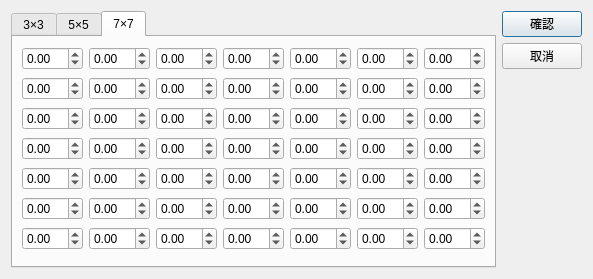
<?xml version="1.0" encoding="UTF-8"?>
<ui version="4.0">
 <class>Dialog</class>
 <widget class="QDialog" name="Dialog">
  <property name="geometry">
   <rect>
    <x>0</x>
    <y>0</y>
    <width>583</width>
    <height>279</height>
   </rect>
  </property>
  <property name="windowTitle">
   <string>Dialog</string>
  </property>
  <layout class="QHBoxLayout" name="horizontalLayout">
   <item>
    <widget class="QTabWidget" name="tabWidget">
     <property name="currentIndex">
      <number>2</number>
     </property>
     <widget class="QWidget" name="threeSize">
      <attribute name="title">
       <string>3×3</string>
      </attribute>
      <layout class="QHBoxLayout" name="horizontalLayout_5">
       <item>
        <widget class="QWidget" name="widget" native="true">
         <layout class="QHBoxLayout" name="horizontalLayout_2">
          <item>
           <layout class="QVBoxLayout" name="verticalLayout">
            <item>
             <widget class="QDoubleSpinBox" name="spin3_1">
              <property name="minimum">
               <double>-10.000000000000000</double>
              </property>
              <property name="maximum">
               <double>10.000000000000000</double>
              </property>
              <property name="singleStep">
               <double>0.050000000000000</double>
              </property>
             </widget>
            </item>
            <item>
             <widget class="QDoubleSpinBox" name="spin3_4">
              <property name="minimum">
               <double>-10.000000000000000</double>
              </property>
              <property name="maximum">
               <double>10.000000000000000</double>
              </property>
              <property name="singleStep">
               <double>0.050000000000000</double>
              </property>
             </widget>
            </item>
            <item>
             <widget class="QDoubleSpinBox" name="spin3_7">
              <property name="minimum">
               <double>-10.000000000000000</double>
              </property>
              <property name="maximum">
               <double>10.000000000000000</double>
              </property>
              <property name="singleStep">
               <double>0.050000000000000</double>
              </property>
             </widget>
            </item>
           </layout>
          </item>
          <item>
           <layout class="QVBoxLayout" name="verticalLayout_2">
            <item>
             <widget class="QDoubleSpinBox" name="spin3_2">
              <property name="minimum">
               <double>-10.000000000000000</double>
              </property>
              <property name="maximum">
               <double>10.000000000000000</double>
              </property>
              <property name="singleStep">
               <double>0.050000000000000</double>
              </property>
             </widget>
            </item>
            <item>
             <widget class="QDoubleSpinBox" name="spin3_5">
              <property name="minimum">
               <double>-10.000000000000000</double>
              </property>
              <property name="maximum">
               <double>10.000000000000000</double>
              </property>
              <property name="singleStep">
               <double>0.050000000000000</double>
              </property>
             </widget>
            </item>
            <item>
             <widget class="QDoubleSpinBox" name="spin3_8">
              <property name="minimum">
               <double>-10.000000000000000</double>
              </property>
              <property name="maximum">
               <double>10.000000000000000</double>
              </property>
              <property name="singleStep">
               <double>0.050000000000000</double>
              </property>
             </widget>
            </item>
           </layout>
          </item>
          <item>
           <layout class="QVBoxLayout" name="verticalLayout_3">
            <item>
             <widget class="QDoubleSpinBox" name="spin3_3">
              <property name="minimum">
               <double>-10.000000000000000</double>
              </property>
              <property name="maximum">
               <double>10.000000000000000</double>
              </property>
              <property name="singleStep">
               <double>0.050000000000000</double>
              </property>
             </widget>
            </item>
            <item>
             <widget class="QDoubleSpinBox" name="spin3_6">
              <property name="minimum">
               <double>-10.000000000000000</double>
              </property>
              <property name="maximum">
               <double>10.000000000000000</double>
              </property>
              <property name="singleStep">
               <double>0.050000000000000</double>
              </property>
             </widget>
            </item>
            <item>
             <widget class="QDoubleSpinBox" name="spin3_9">
              <property name="minimum">
               <double>-10.000000000000000</double>
              </property>
              <property name="maximum">
               <double>10.000000000000000</double>
              </property>
              <property name="singleStep">
               <double>0.050000000000000</double>
              </property>
             </widget>
            </item>
           </layout>
          </item>
         </layout>
        </widget>
       </item>
      </layout>
     </widget>
     <widget class="QWidget" name="fiveSize">
      <attribute name="title">
       <string>5×5</string>
      </attribute>
      <layout class="QHBoxLayout" name="horizontalLayout_6">
       <item>
        <layout class="QHBoxLayout" name="horizontalLayout_3">
         <item>
          <layout class="QVBoxLayout" name="verticalLayout_5">
           <item>
            <widget class="QDoubleSpinBox" name="spin5_1">
             <property name="minimum">
              <double>-10.000000000000000</double>
             </property>
             <property name="maximum">
              <double>10.000000000000000</double>
             </property>
             <property name="singleStep">
              <double>0.050000000000000</double>
             </property>
            </widget>
           </item>
           <item>
            <widget class="QDoubleSpinBox" name="spin5_6">
             <property name="minimum">
              <double>-10.000000000000000</double>
             </property>
             <property name="maximum">
              <double>10.000000000000000</double>
             </property>
             <property name="singleStep">
              <double>0.050000000000000</double>
             </property>
            </widget>
           </item>
           <item>
            <widget class="QDoubleSpinBox" name="spin5_11">
             <property name="minimum">
              <double>-10.000000000000000</double>
             </property>
             <property name="maximum">
              <double>10.000000000000000</double>
             </property>
             <property name="singleStep">
              <double>0.050000000000000</double>
             </property>
            </widget>
           </item>
           <item>
            <widget class="QDoubleSpinBox" name="spin5_16">
             <property name="minimum">
              <double>-10.000000000000000</double>
             </property>
             <property name="maximum">
              <double>10.000000000000000</double>
             </property>
             <property name="singleStep">
              <double>0.050000000000000</double>
             </property>
            </widget>
           </item>
           <item>
            <widget class="QDoubleSpinBox" name="spin5_21">
             <property name="minimum">
              <double>-10.000000000000000</double>
             </property>
             <property name="maximum">
              <double>10.000000000000000</double>
             </property>
             <property name="singleStep">
              <double>0.050000000000000</double>
             </property>
            </widget>
           </item>
          </layout>
         </item>
         <item>
          <layout class="QVBoxLayout" name="verticalLayout_6">
           <item>
            <widget class="QDoubleSpinBox" name="spin5_2">
             <property name="minimum">
              <double>-10.000000000000000</double>
             </property>
             <property name="maximum">
              <double>10.000000000000000</double>
             </property>
             <property name="singleStep">
              <double>0.050000000000000</double>
             </property>
            </widget>
           </item>
           <item>
            <widget class="QDoubleSpinBox" name="spin5_7">
             <property name="minimum">
              <double>-10.000000000000000</double>
             </property>
             <property name="maximum">
              <double>10.000000000000000</double>
             </property>
             <property name="singleStep">
              <double>0.050000000000000</double>
             </property>
            </widget>
           </item>
           <item>
            <widget class="QDoubleSpinBox" name="spin5_12">
             <property name="minimum">
              <double>-10.000000000000000</double>
             </property>
             <property name="maximum">
              <double>10.000000000000000</double>
             </property>
             <property name="singleStep">
              <double>0.050000000000000</double>
             </property>
            </widget>
           </item>
           <item>
            <widget class="QDoubleSpinBox" name="spin5_17">
             <property name="minimum">
              <double>-10.000000000000000</double>
             </property>
             <property name="maximum">
              <double>10.000000000000000</double>
             </property>
             <property name="singleStep">
              <double>0.050000000000000</double>
             </property>
            </widget>
           </item>
           <item>
            <widget class="QDoubleSpinBox" name="spin5_22">
             <property name="minimum">
              <double>-10.000000000000000</double>
             </property>
             <property name="maximum">
              <double>10.000000000000000</double>
             </property>
             <property name="singleStep">
              <double>0.050000000000000</double>
             </property>
            </widget>
           </item>
          </layout>
         </item>
         <item>
          <layout class="QVBoxLayout" name="verticalLayout_7">
           <item>
            <widget class="QDoubleSpinBox" name="spin5_3">
             <property name="minimum">
              <double>-10.000000000000000</double>
             </property>
             <property name="maximum">
              <double>10.000000000000000</double>
             </property>
             <property name="singleStep">
              <double>0.050000000000000</double>
             </property>
            </widget>
           </item>
           <item>
            <widget class="QDoubleSpinBox" name="spin5_8">
             <property name="minimum">
              <double>-10.000000000000000</double>
             </property>
             <property name="maximum">
              <double>10.000000000000000</double>
             </property>
             <property name="singleStep">
              <double>0.050000000000000</double>
             </property>
            </widget>
           </item>
           <item>
            <widget class="QDoubleSpinBox" name="spin5_13">
             <property name="minimum">
              <double>-10.000000000000000</double>
             </property>
             <property name="maximum">
              <double>10.000000000000000</double>
             </property>
             <property name="singleStep">
              <double>0.050000000000000</double>
             </property>
            </widget>
           </item>
           <item>
            <widget class="QDoubleSpinBox" name="spin5_18">
             <property name="minimum">
              <double>-10.000000000000000</double>
             </property>
             <property name="maximum">
              <double>10.000000000000000</double>
             </property>
             <property name="singleStep">
              <double>0.050000000000000</double>
             </property>
            </widget>
           </item>
           <item>
            <widget class="QDoubleSpinBox" name="spin5_23">
             <property name="minimum">
              <double>-10.000000000000000</double>
             </property>
             <property name="maximum">
              <double>10.000000000000000</double>
             </property>
             <property name="singleStep">
              <double>0.050000000000000</double>
             </property>
            </widget>
           </item>
          </layout>
         </item>
         <item>
          <layout class="QVBoxLayout" name="verticalLayout_8">
           <item>
            <widget class="QDoubleSpinBox" name="spin5_4">
             <property name="minimum">
              <double>-10.000000000000000</double>
             </property>
             <property name="maximum">
              <double>10.000000000000000</double>
             </property>
             <property name="singleStep">
              <double>0.050000000000000</double>
             </property>
            </widget>
           </item>
           <item>
            <widget class="QDoubleSpinBox" name="spin5_9">
             <property name="minimum">
              <double>-10.000000000000000</double>
             </property>
             <property name="maximum">
              <double>10.000000000000000</double>
             </property>
             <property name="singleStep">
              <double>0.050000000000000</double>
             </property>
            </widget>
           </item>
           <item>
            <widget class="QDoubleSpinBox" name="spin5_14">
             <property name="minimum">
              <double>-10.000000000000000</double>
             </property>
             <property name="maximum">
              <double>10.000000000000000</double>
             </property>
             <property name="singleStep">
              <double>0.050000000000000</double>
             </property>
            </widget>
           </item>
           <item>
            <widget class="QDoubleSpinBox" name="spin5_19">
             <property name="minimum">
              <double>-10.000000000000000</double>
             </property>
             <property name="maximum">
              <double>10.000000000000000</double>
             </property>
             <property name="singleStep">
              <double>0.050000000000000</double>
             </property>
            </widget>
           </item>
           <item>
            <widget class="QDoubleSpinBox" name="spin5_24">
             <property name="minimum">
              <double>-10.000000000000000</double>
             </property>
             <property name="maximum">
              <double>10.000000000000000</double>
             </property>
             <property name="singleStep">
              <double>0.050000000000000</double>
             </property>
            </widget>
           </item>
          </layout>
         </item>
         <item>
          <layout class="QVBoxLayout" name="verticalLayout_9">
           <item>
            <widget class="QDoubleSpinBox" name="spin5_5">
             <property name="minimum">
              <double>-10.000000000000000</double>
             </property>
             <property name="maximum">
              <double>10.000000000000000</double>
             </property>
             <property name="singleStep">
              <double>0.050000000000000</double>
             </property>
            </widget>
           </item>
           <item>
            <widget class="QDoubleSpinBox" name="spin5_10">
             <property name="minimum">
              <double>-10.000000000000000</double>
             </property>
             <property name="maximum">
              <double>10.000000000000000</double>
             </property>
             <property name="singleStep">
              <double>0.050000000000000</double>
             </property>
            </widget>
           </item>
           <item>
            <widget class="QDoubleSpinBox" name="spin5_15">
             <property name="minimum">
              <double>-10.000000000000000</double>
             </property>
             <property name="maximum">
              <double>10.000000000000000</double>
             </property>
             <property name="singleStep">
              <double>0.050000000000000</double>
             </property>
            </widget>
           </item>
           <item>
            <widget class="QDoubleSpinBox" name="spin5_20">
             <property name="minimum">
              <double>-10.000000000000000</double>
             </property>
             <property name="maximum">
              <double>10.000000000000000</double>
             </property>
             <property name="singleStep">
              <double>0.050000000000000</double>
             </property>
            </widget>
           </item>
           <item>
            <widget class="QDoubleSpinBox" name="spin5_25">
             <property name="minimum">
              <double>-10.000000000000000</double>
             </property>
             <property name="maximum">
              <double>10.000000000000000</double>
             </property>
             <property name="singleStep">
              <double>0.050000000000000</double>
             </property>
            </widget>
           </item>
          </layout>
         </item>
        </layout>
       </item>
      </layout>
     </widget>
     <widget class="QWidget" name="sevenSize">
      <attribute name="title">
       <string>7×7</string>
      </attribute>
      <layout class="QHBoxLayout" name="horizontalLayout_7">
       <item>
        <layout class="QHBoxLayout" name="horizontalLayout_4">
         <item>
          <layout class="QVBoxLayout" name="verticalLayout_10">
           <item>
            <widget class="QDoubleSpinBox" name="spin7_1">
             <property name="minimum">
              <double>-10.000000000000000</double>
             </property>
             <property name="maximum">
              <double>10.000000000000000</double>
             </property>
             <property name="singleStep">
              <double>0.050000000000000</double>
             </property>
            </widget>
           </item>
           <item>
            <widget class="QDoubleSpinBox" name="spin7_8">
             <property name="minimum">
              <double>-10.000000000000000</double>
             </property>
             <property name="maximum">
              <double>10.000000000000000</double>
             </property>
             <property name="singleStep">
              <double>0.050000000000000</double>
             </property>
            </widget>
           </item>
           <item>
            <widget class="QDoubleSpinBox" name="spin7_15">
             <property name="minimum">
              <double>-10.000000000000000</double>
             </property>
             <property name="maximum">
              <double>10.000000000000000</double>
             </property>
             <property name="singleStep">
              <double>0.050000000000000</double>
             </property>
            </widget>
           </item>
           <item>
            <widget class="QDoubleSpinBox" name="spin7_22">
             <property name="minimum">
              <double>-10.000000000000000</double>
             </property>
             <property name="maximum">
              <double>10.000000000000000</double>
             </property>
             <property name="singleStep">
              <double>0.050000000000000</double>
             </property>
            </widget>
           </item>
           <item>
            <widget class="QDoubleSpinBox" name="spin7_29">
             <property name="minimum">
              <double>-10.000000000000000</double>
             </property>
             <property name="maximum">
              <double>10.000000000000000</double>
             </property>
             <property name="singleStep">
              <double>0.050000000000000</double>
             </property>
            </widget>
           </item>
           <item>
            <widget class="QDoubleSpinBox" name="spin7_36">
             <property name="minimum">
              <double>-10.000000000000000</double>
             </property>
             <property name="maximum">
              <double>10.000000000000000</double>
             </property>
             <property name="singleStep">
              <double>0.050000000000000</double>
             </property>
            </widget>
           </item>
           <item>
            <widget class="QDoubleSpinBox" name="spin7_43">
             <property name="minimum">
              <double>-10.000000000000000</double>
             </property>
             <property name="maximum">
              <double>10.000000000000000</double>
             </property>
             <property name="singleStep">
              <double>0.050000000000000</double>
             </property>
            </widget>
           </item>
          </layout>
         </item>
         <item>
          <layout class="QVBoxLayout" name="verticalLayout_11">
           <item>
            <widget class="QDoubleSpinBox" name="spin7_2">
             <property name="minimum">
              <double>-10.000000000000000</double>
             </property>
             <property name="maximum">
              <double>10.000000000000000</double>
             </property>
             <property name="singleStep">
              <double>0.050000000000000</double>
             </property>
            </widget>
           </item>
           <item>
            <widget class="QDoubleSpinBox" name="spin7_9">
             <property name="minimum">
              <double>-10.000000000000000</double>
             </property>
             <property name="maximum">
              <double>10.000000000000000</double>
             </property>
             <property name="singleStep">
              <double>0.050000000000000</double>
             </property>
            </widget>
           </item>
           <item>
            <widget class="QDoubleSpinBox" name="spin7_16">
             <property name="minimum">
              <double>-10.000000000000000</double>
             </property>
             <property name="maximum">
              <double>10.000000000000000</double>
             </property>
             <property name="singleStep">
              <double>0.050000000000000</double>
             </property>
            </widget>
           </item>
           <item>
            <widget class="QDoubleSpinBox" name="spin7_23">
             <property name="minimum">
              <double>-10.000000000000000</double>
             </property>
             <property name="maximum">
              <double>10.000000000000000</double>
             </property>
             <property name="singleStep">
              <double>0.050000000000000</double>
             </property>
            </widget>
           </item>
           <item>
            <widget class="QDoubleSpinBox" name="spin7_30">
             <property name="minimum">
              <double>-10.000000000000000</double>
             </property>
             <property name="maximum">
              <double>10.000000000000000</double>
             </property>
             <property name="singleStep">
              <double>0.050000000000000</double>
             </property>
            </widget>
           </item>
           <item>
            <widget class="QDoubleSpinBox" name="spin7_37">
             <property name="minimum">
              <double>-10.000000000000000</double>
             </property>
             <property name="maximum">
              <double>10.000000000000000</double>
             </property>
             <property name="singleStep">
              <double>0.050000000000000</double>
             </property>
            </widget>
           </item>
           <item>
            <widget class="QDoubleSpinBox" name="spin7_44">
             <property name="minimum">
              <double>-10.000000000000000</double>
             </property>
             <property name="maximum">
              <double>10.000000000000000</double>
             </property>
             <property name="singleStep">
              <double>0.050000000000000</double>
             </property>
            </widget>
           </item>
          </layout>
         </item>
         <item>
          <layout class="QVBoxLayout" name="verticalLayout_12">
           <item>
            <widget class="QDoubleSpinBox" name="spin7_3">
             <property name="minimum">
              <double>-10.000000000000000</double>
             </property>
             <property name="maximum">
              <double>10.000000000000000</double>
             </property>
             <property name="singleStep">
              <double>0.050000000000000</double>
             </property>
            </widget>
           </item>
           <item>
            <widget class="QDoubleSpinBox" name="spin7_10">
             <property name="minimum">
              <double>-10.000000000000000</double>
             </property>
             <property name="maximum">
              <double>10.000000000000000</double>
             </property>
             <property name="singleStep">
              <double>0.050000000000000</double>
             </property>
            </widget>
           </item>
           <item>
            <widget class="QDoubleSpinBox" name="spin7_17">
             <property name="minimum">
              <double>-10.000000000000000</double>
             </property>
             <property name="maximum">
              <double>10.000000000000000</double>
             </property>
             <property name="singleStep">
              <double>0.050000000000000</double>
             </property>
            </widget>
           </item>
           <item>
            <widget class="QDoubleSpinBox" name="spin7_24">
             <property name="minimum">
              <double>-10.000000000000000</double>
             </property>
             <property name="maximum">
              <double>10.000000000000000</double>
             </property>
             <property name="singleStep">
              <double>0.050000000000000</double>
             </property>
            </widget>
           </item>
           <item>
            <widget class="QDoubleSpinBox" name="spin7_31">
             <property name="minimum">
              <double>-10.000000000000000</double>
             </property>
             <property name="maximum">
              <double>10.000000000000000</double>
             </property>
             <property name="singleStep">
              <double>0.050000000000000</double>
             </property>
            </widget>
           </item>
           <item>
            <widget class="QDoubleSpinBox" name="spin7_38">
             <property name="minimum">
              <double>-10.000000000000000</double>
             </property>
             <property name="maximum">
              <double>10.000000000000000</double>
             </property>
             <property name="singleStep">
              <double>0.050000000000000</double>
             </property>
            </widget>
           </item>
           <item>
            <widget class="QDoubleSpinBox" name="spin7_45">
             <property name="minimum">
              <double>-10.000000000000000</double>
             </property>
             <property name="maximum">
              <double>10.000000000000000</double>
             </property>
             <property name="singleStep">
              <double>0.050000000000000</double>
             </property>
            </widget>
           </item>
          </layout>
         </item>
         <item>
          <layout class="QVBoxLayout" name="verticalLayout_13">
           <item>
            <widget class="QDoubleSpinBox" name="spin7_4">
             <property name="minimum">
              <double>-10.000000000000000</double>
             </property>
             <property name="maximum">
              <double>10.000000000000000</double>
             </property>
             <property name="singleStep">
              <double>0.050000000000000</double>
             </property>
            </widget>
           </item>
           <item>
            <widget class="QDoubleSpinBox" name="spin7_11">
             <property name="minimum">
              <double>-10.000000000000000</double>
             </property>
             <property name="maximum">
              <double>10.000000000000000</double>
             </property>
             <property name="singleStep">
              <double>0.050000000000000</double>
             </property>
            </widget>
           </item>
           <item>
            <widget class="QDoubleSpinBox" name="spin7_18">
             <property name="minimum">
              <double>-10.000000000000000</double>
             </property>
             <property name="maximum">
              <double>10.000000000000000</double>
             </property>
             <property name="singleStep">
              <double>0.050000000000000</double>
             </property>
            </widget>
           </item>
           <item>
            <widget class="QDoubleSpinBox" name="spin7_25">
             <property name="minimum">
              <double>-10.000000000000000</double>
             </property>
             <property name="maximum">
              <double>10.000000000000000</double>
             </property>
             <property name="singleStep">
              <double>0.050000000000000</double>
             </property>
            </widget>
           </item>
           <item>
            <widget class="QDoubleSpinBox" name="spin7_32">
             <property name="minimum">
              <double>-10.000000000000000</double>
             </property>
             <property name="maximum">
              <double>10.000000000000000</double>
             </property>
             <property name="singleStep">
              <double>0.050000000000000</double>
             </property>
            </widget>
           </item>
           <item>
            <widget class="QDoubleSpinBox" name="spin7_39">
             <property name="minimum">
              <double>-10.000000000000000</double>
             </property>
             <property name="maximum">
              <double>10.000000000000000</double>
             </property>
             <property name="singleStep">
              <double>0.050000000000000</double>
             </property>
            </widget>
           </item>
           <item>
            <widget class="QDoubleSpinBox" name="spin7_46">
             <property name="minimum">
              <double>-10.000000000000000</double>
             </property>
             <property name="maximum">
              <double>10.000000000000000</double>
             </property>
             <property name="singleStep">
              <double>0.050000000000000</double>
             </property>
            </widget>
           </item>
          </layout>
         </item>
         <item>
          <layout class="QVBoxLayout" name="verticalLayout_14">
           <item>
            <widget class="QDoubleSpinBox" name="spin7_5">
             <property name="minimum">
              <double>-10.000000000000000</double>
             </property>
             <property name="maximum">
              <double>10.000000000000000</double>
             </property>
             <property name="singleStep">
              <double>0.050000000000000</double>
             </property>
            </widget>
           </item>
           <item>
            <widget class="QDoubleSpinBox" name="spin7_12">
             <property name="minimum">
              <double>-10.000000000000000</double>
             </property>
             <property name="maximum">
              <double>10.000000000000000</double>
             </property>
             <property name="singleStep">
              <double>0.050000000000000</double>
             </property>
            </widget>
           </item>
           <item>
            <widget class="QDoubleSpinBox" name="spin7_19">
             <property name="minimum">
              <double>-10.000000000000000</double>
             </property>
             <property name="maximum">
              <double>10.000000000000000</double>
             </property>
             <property name="singleStep">
              <double>0.050000000000000</double>
             </property>
            </widget>
           </item>
           <item>
            <widget class="QDoubleSpinBox" name="spin7_26">
             <property name="minimum">
              <double>-10.000000000000000</double>
             </property>
             <property name="maximum">
              <double>10.000000000000000</double>
             </property>
             <property name="singleStep">
              <double>0.050000000000000</double>
             </property>
            </widget>
           </item>
           <item>
            <widget class="QDoubleSpinBox" name="spin7_33">
             <property name="minimum">
              <double>-10.000000000000000</double>
             </property>
             <property name="maximum">
              <double>10.000000000000000</double>
             </property>
             <property name="singleStep">
              <double>0.050000000000000</double>
             </property>
            </widget>
           </item>
           <item>
            <widget class="QDoubleSpinBox" name="spin7_40">
             <property name="minimum">
              <double>-10.000000000000000</double>
             </property>
             <property name="maximum">
              <double>10.000000000000000</double>
             </property>
             <property name="singleStep">
              <double>0.050000000000000</double>
             </property>
            </widget>
           </item>
           <item>
            <widget class="QDoubleSpinBox" name="spin7_47">
             <property name="minimum">
              <double>-10.000000000000000</double>
             </property>
             <property name="maximum">
              <double>10.000000000000000</double>
             </property>
             <property name="singleStep">
              <double>0.050000000000000</double>
             </property>
            </widget>
           </item>
          </layout>
         </item>
         <item>
          <layout class="QVBoxLayout" name="verticalLayout_15">
           <item>
            <widget class="QDoubleSpinBox" name="spin7_6">
             <property name="minimum">
              <double>-10.000000000000000</double>
             </property>
             <property name="maximum">
              <double>10.000000000000000</double>
             </property>
             <property name="singleStep">
              <double>0.050000000000000</double>
             </property>
            </widget>
           </item>
           <item>
            <widget class="QDoubleSpinBox" name="spin7_13">
             <property name="minimum">
              <double>-10.000000000000000</double>
             </property>
             <property name="maximum">
              <double>10.000000000000000</double>
             </property>
             <property name="singleStep">
              <double>0.050000000000000</double>
             </property>
            </widget>
           </item>
           <item>
            <widget class="QDoubleSpinBox" name="spin7_20">
             <property name="minimum">
              <double>-10.000000000000000</double>
             </property>
             <property name="maximum">
              <double>10.000000000000000</double>
             </property>
             <property name="singleStep">
              <double>0.050000000000000</double>
             </property>
            </widget>
           </item>
           <item>
            <widget class="QDoubleSpinBox" name="spin7_27">
             <property name="minimum">
              <double>-10.000000000000000</double>
             </property>
             <property name="maximum">
              <double>10.000000000000000</double>
             </property>
             <property name="singleStep">
              <double>0.050000000000000</double>
             </property>
            </widget>
           </item>
           <item>
            <widget class="QDoubleSpinBox" name="spin7_34">
             <property name="minimum">
              <double>-10.000000000000000</double>
             </property>
             <property name="maximum">
              <double>10.000000000000000</double>
             </property>
             <property name="singleStep">
              <double>0.050000000000000</double>
             </property>
            </widget>
           </item>
           <item>
            <widget class="QDoubleSpinBox" name="spin7_41">
             <property name="minimum">
              <double>-10.000000000000000</double>
             </property>
             <property name="maximum">
              <double>10.000000000000000</double>
             </property>
             <property name="singleStep">
              <double>0.050000000000000</double>
             </property>
            </widget>
           </item>
           <item>
            <widget class="QDoubleSpinBox" name="spin7_48">
             <property name="minimum">
              <double>-10.000000000000000</double>
             </property>
             <property name="maximum">
              <double>10.000000000000000</double>
             </property>
             <property name="singleStep">
              <double>0.050000000000000</double>
             </property>
            </widget>
           </item>
          </layout>
         </item>
         <item>
          <layout class="QVBoxLayout" name="verticalLayout_16">
           <item>
            <widget class="QDoubleSpinBox" name="spin7_7">
             <property name="minimum">
              <double>-10.000000000000000</double>
             </property>
             <property name="maximum">
              <double>10.000000000000000</double>
             </property>
             <property name="singleStep">
              <double>0.050000000000000</double>
             </property>
            </widget>
           </item>
           <item>
            <widget class="QDoubleSpinBox" name="spin7_14">
             <property name="minimum">
              <double>-10.000000000000000</double>
             </property>
             <property name="maximum">
              <double>10.000000000000000</double>
             </property>
             <property name="singleStep">
              <double>0.050000000000000</double>
             </property>
            </widget>
           </item>
           <item>
            <widget class="QDoubleSpinBox" name="spin7_21">
             <property name="minimum">
              <double>-10.000000000000000</double>
             </property>
             <property name="maximum">
              <double>10.000000000000000</double>
             </property>
             <property name="singleStep">
              <double>0.050000000000000</double>
             </property>
            </widget>
           </item>
           <item>
            <widget class="QDoubleSpinBox" name="spin7_28">
             <property name="minimum">
              <double>-10.000000000000000</double>
             </property>
             <property name="maximum">
              <double>10.000000000000000</double>
             </property>
             <property name="singleStep">
              <double>0.050000000000000</double>
             </property>
            </widget>
           </item>
           <item>
            <widget class="QDoubleSpinBox" name="spin7_35">
             <property name="minimum">
              <double>-10.000000000000000</double>
             </property>
             <property name="maximum">
              <double>10.000000000000000</double>
             </property>
             <property name="singleStep">
              <double>0.050000000000000</double>
             </property>
            </widget>
           </item>
           <item>
            <widget class="QDoubleSpinBox" name="spin7_42">
             <property name="minimum">
              <double>-10.000000000000000</double>
             </property>
             <property name="maximum">
              <double>10.000000000000000</double>
             </property>
             <property name="singleStep">
              <double>0.050000000000000</double>
             </property>
            </widget>
           </item>
           <item>
            <widget class="QDoubleSpinBox" name="spin7_49">
             <property name="minimum">
              <double>-10.000000000000000</double>
             </property>
             <property name="maximum">
              <double>10.000000000000000</double>
             </property>
             <property name="singleStep">
              <double>0.050000000000000</double>
             </property>
            </widget>
           </item>
          </layout>
         </item>
        </layout>
       </item>
      </layout>
     </widget>
    </widget>
   </item>
   <item>
    <layout class="QVBoxLayout" name="verticalLayout_4">
     <property name="sizeConstraint">
      <enum>QLayout::SetDefaultConstraint</enum>
     </property>
     <item>
      <widget class="QPushButton" name="pushButton">
       <property name="sizePolicy">
        <sizepolicy hsizetype="Minimum" vsizetype="Fixed">
         <horstretch>0</horstretch>
         <verstretch>0</verstretch>
        </sizepolicy>
       </property>
       <property name="text">
        <string>確認</string>
       </property>
       <property name="shortcut">
        <string>Return</string>
       </property>
       <property name="default">
        <bool>true</bool>
       </property>
      </widget>
     </item>
     <item>
      <widget class="QPushButton" name="pushButton_2">
       <property name="sizePolicy">
        <sizepolicy hsizetype="Minimum" vsizetype="Fixed">
         <horstretch>0</horstretch>
         <verstretch>0</verstretch>
        </sizepolicy>
       </property>
       <property name="text">
        <string>取消</string>
       </property>
      </widget>
     </item>
     <item>
      <spacer name="verticalSpacer">
       <property name="orientation">
        <enum>Qt::Vertical</enum>
       </property>
       <property name="sizeHint" stdset="0">
        <size>
         <width>20</width>
         <height>40</height>
        </size>
       </property>
      </spacer>
     </item>
    </layout>
   </item>
  </layout>
 </widget>
 <resources/>
 <connections/>
</ui>
